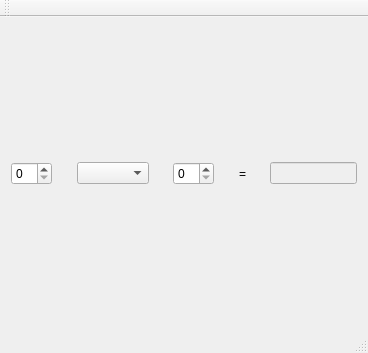
<?xml version="1.0" encoding="UTF-8"?>
<ui version="4.0">
 <class>MainWindow</class>
 <widget class="QMainWindow" name="MainWindow">
  <property name="geometry">
   <rect>
    <x>0</x>
    <y>0</y>
    <width>368</width>
    <height>353</height>
   </rect>
  </property>
  <property name="windowTitle">
   <string>MainWindow</string>
  </property>
  <widget class="QWidget" name="centralWidget">
   <layout class="QGridLayout" name="gridLayout_3">
    <item row="0" column="3">
     <spacer name="horizontalSpacer_2">
      <property name="orientation">
       <enum>Qt::Horizontal</enum>
      </property>
      <property name="sizeHint" stdset="0">
       <size>
        <width>40</width>
        <height>20</height>
       </size>
      </property>
     </spacer>
    </item>
    <item row="0" column="6">
     <widget class="QLineEdit" name="result">
      <property name="enabled">
       <bool>false</bool>
      </property>
     </widget>
    </item>
    <item row="0" column="1">
     <spacer name="horizontalSpacer">
      <property name="orientation">
       <enum>Qt::Horizontal</enum>
      </property>
      <property name="sizeHint" stdset="0">
       <size>
        <width>40</width>
        <height>20</height>
       </size>
      </property>
     </spacer>
    </item>
    <item row="0" column="2">
     <widget class="QSpinBox" name="argument2"/>
    </item>
    <item row="0" column="0">
     <layout class="QGridLayout" name="gridLayout_2">
      <item row="0" column="0">
       <widget class="QSpinBox" name="argument1"/>
      </item>
      <item row="0" column="2">
       <widget class="QComboBox" name="operation"/>
      </item>
      <item row="0" column="1">
       <spacer name="horizontalSpacer_3">
        <property name="orientation">
         <enum>Qt::Horizontal</enum>
        </property>
        <property name="sizeHint" stdset="0">
         <size>
          <width>40</width>
          <height>20</height>
         </size>
        </property>
       </spacer>
      </item>
     </layout>
    </item>
    <item row="0" column="4">
     <widget class="QLabel" name="label">
      <property name="text">
       <string>=</string>
      </property>
     </widget>
    </item>
    <item row="0" column="5">
     <spacer name="horizontalSpacer_4">
      <property name="orientation">
       <enum>Qt::Horizontal</enum>
      </property>
      <property name="sizeHint" stdset="0">
       <size>
        <width>40</width>
        <height>20</height>
       </size>
      </property>
     </spacer>
    </item>
   </layout>
  </widget>
  <widget class="QMenuBar" name="menuBar">
   <property name="geometry">
    <rect>
     <x>0</x>
     <y>0</y>
     <width>368</width>
     <height>21</height>
    </rect>
   </property>
  </widget>
  <widget class="QToolBar" name="mainToolBar">
   <attribute name="toolBarArea">
    <enum>TopToolBarArea</enum>
   </attribute>
   <attribute name="toolBarBreak">
    <bool>false</bool>
   </attribute>
  </widget>
  <widget class="QStatusBar" name="statusBar"/>
 </widget>
 <layoutdefault spacing="6" margin="11"/>
 <resources/>
 <connections/>
</ui>
